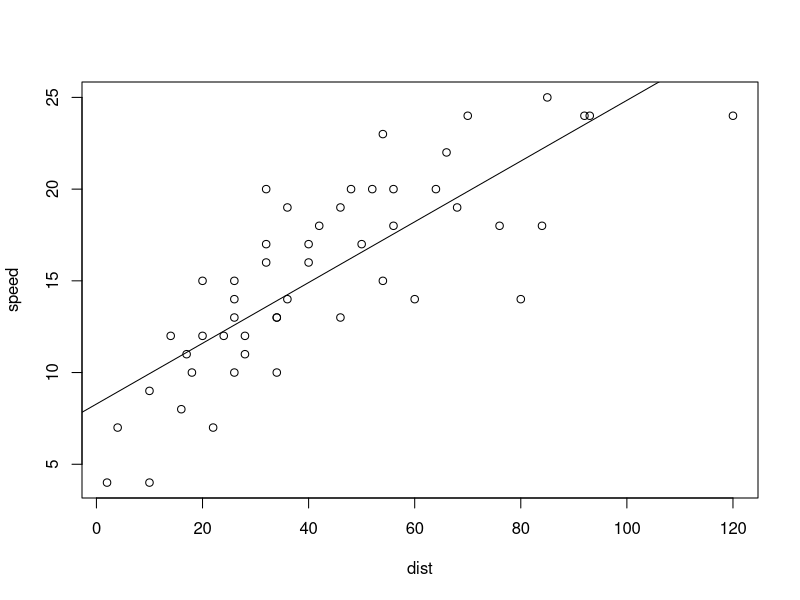
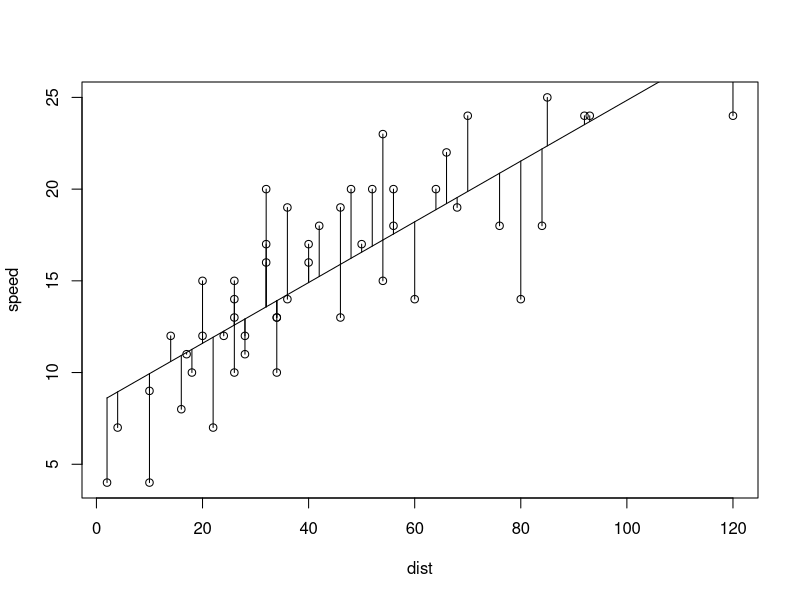
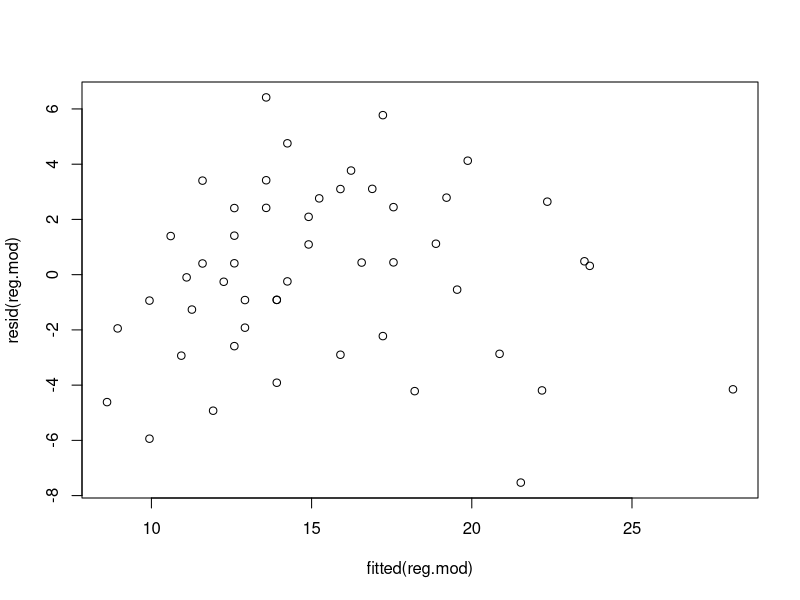
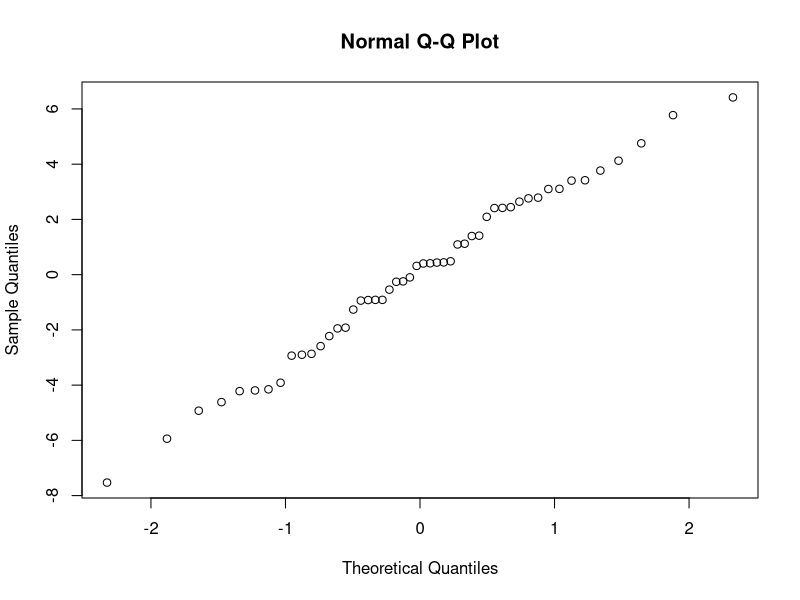

These figures' R source, in order:
#linear regression modeling is useful for describing the relationship between two variables
attach(cars)

#describe speed as a function of distance
#use lm (linear model) for linear regression analysis
# ~ should be read as described by 
#result of lm is encapsulated in a model object and we can use extractor functions, 
#such as 'summary' to obtain the values
reg.mod <- lm(speed ~ dist)

#yi lies on a straight line, Beta regression coefficient is the slope or the increase per unit change in x
#the line intersects the y - axis at the intercept
#parameters can be estimated using the method of least squares
#the empirical slope will deviate from the true values due to sampling variation
summary(reg.mod)

# Call:
# lm(formula = speed ~ dist)

# Residuals:
#     Min      1Q  Median      3Q     Max 
# -7.5293 -2.1550  0.3615  2.4377  6.4179 

# Coefficients:
#             Estimate Std. Error t value Pr(>|t|)    
# (Intercept)  8.28391    0.87438   9.474 1.44e-12 ***
# dist         0.16557    0.01749   9.464 1.49e-12 ***
# ---
# Signif. codes:  0 ‘***’ 0.001 ‘**’ 0.01 ‘*’ 0.05 ‘.’ 0.1 ‘ ’ 1

# Residual standard error: 3.156 on 48 degrees of freedom
# Multiple R-squared:  0.6511,	Adjusted R-squared:  0.6438 
# F-statistic: 89.57 on 1 and 48 DF,  p-value: 1.49e-12

#The best fitting straight line is speed = 8.284 + 0.166 x dist
#0.166 increase per unit change in dist

#0 < p value <0.05

#draw the points and add a fitted line
plot(dist, speed)
abline(reg.mod)

#the function 'fitted' returns fitted values or the y-values that would be expected for the given x-values
#acording to the best fitting straight line
fitted(reg.mod)

#         1         2         3         4         5         6         7         8 
#  8.615041  9.939581  8.946176 11.926392 10.932987  9.939581 11.264122 12.588663 
#         9        10        11        12        13        14        15        16 
# 13.913203 11.098554 12.919798 10.601852 11.595257 12.257527 12.919798 12.588663 
#        17        18        19        20        21        22        23        24 
# 13.913203 13.913203 15.900014 12.588663 14.244338 18.217960 21.529312 11.595257 
#        25        26        27        28        29        30        31        32 
# 12.588663 17.224555 13.582068 14.906609 13.582068 14.906609 16.562284 15.237744 
#        33        34        35        36        37        38        39        40 
# 17.555690 20.867041 22.191582 14.244338 15.900014 19.542501 13.582068 16.231149 
#        41        42        43        44        45        46        47        48 
# 16.893420 17.555690 18.880230 19.211366 17.224555 19.873636 23.516123 23.681690 
#        49        50 
# 28.152015 22.357149 

#resid function returns the difference between the fitted value and the observed value
resid(reg.mod)

#           1           2           3           4           5           6 
# -4.61504079 -5.93958139 -1.94617594 -4.92639228 -2.93298684 -0.93958139 
#           7           8           9          10          11          12 
# -1.26412199 -2.58866258 -3.91320318 -0.09855441 -1.91979773  1.39814831 
#          13          14          15          16          17          18 
#  0.40474287 -0.25752743 -0.91979773  0.41133742 -0.91320318 -0.91320318 
#          19          20          21          22          23          24 
# -2.90001408  1.41133742 -0.24433833 -4.21796012 -7.52931161  3.40474287 
#          25          26          27          28          29          30 
#  2.41133742 -2.22455467  2.41793197  1.09339137  3.41793197  2.09339137 
#          31          32          33          34          35          36 
#  0.43771563  2.76225622  0.44431018 -2.86704131 -4.19158191  4.75566167 
#          37          38          39          40          41          42 
#  3.09998592 -0.54250072  6.41793197  3.76885078  3.10658048  2.44431018 
#          43          44          45          46          47          48 
#  1.11976958  2.78863443  5.77544533  4.12636413  0.48387749  0.31830992 
#          49          50 
# -4.15201460  2.64285051 

#put fitted line on plot
plot(dist, speed)
lines(dist, fitted(reg.mod))

#plot w/ residuals connected to the observations on the fitted line
segments(dist, fitted(reg.mod), dist, speed)

#plot of residuals versus fitted values
plot(fitted(reg.mod), resid(reg.mod))

#check if residuals come from a normal distribution
qqnorm(resid(reg.mod))

#fitted values
predict(reg.mod)


#         1         2         3         4         5         6         7         8 
#  8.615041  9.939581  8.946176 11.926392 10.932987  9.939581 11.264122 12.588663 
#         9        10        11        12        13        14        15        16 
# 13.913203 11.098554 12.919798 10.601852 11.595257 12.257527 12.919798 12.588663 
#        17        18        19        20        21        22        23        24 
# 13.913203 13.913203 15.900014 12.588663 14.244338 18.217960 21.529312 11.595257 
#        25        26        27        28        29        30        31        32 
# 12.588663 17.224555 13.582068 14.906609 13.582068 14.906609 16.562284 15.237744 
#        33        34        35        36        37        38        39        40 
# 17.555690 20.867041 22.191582 14.244338 15.900014 19.542501 13.582068 16.231149 
#        41        42        43        44        45        46        47        48 
# 16.893420 17.555690 18.880230 19.211366 17.224555 19.873636 23.516123 23.681690 
#        49        50 
# 28.152015 22.357149 

#expected values with confidence intervals
predict(reg.mod, int = "c")

#         fit       lwr      upr
# 1   8.615041  6.917090 10.31299
# 2   9.939581  8.472965 11.40620
# 3   8.946176  7.307526 10.58483
# 4  11.926392 10.764584 13.08820
# 5  10.932987  9.626909 12.23906

#prediction for new cars with these dist values
predict(reg.mod, int = "p")
#          fit       lwr      upr
# 1   8.615041  2.046715 15.18337
# 2   9.939581  3.427222 16.45194
# 3   8.946176  2.392929 15.49942
# 4  11.926392  5.475837 18.37695
# 5  10.932987  4.454892 17.41108

# Warning message:
# In predict.lm(reg.mod, int = "p") :
#   predictions on current data refer to _future_ responses
 

